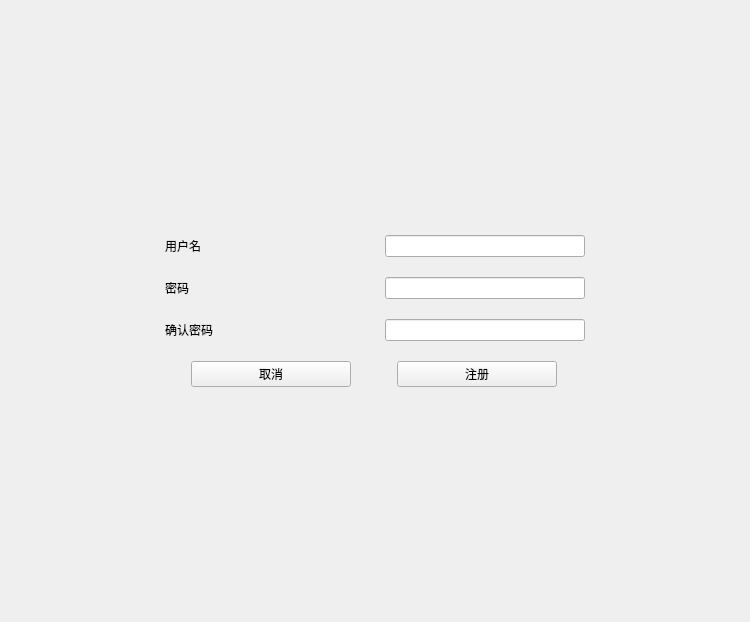
<?xml version="1.0" encoding="UTF-8"?>
<ui version="4.0">
 <class>Form</class>
 <widget class="QWidget" name="Form">
  <property name="geometry">
   <rect>
    <x>0</x>
    <y>0</y>
    <width>750</width>
    <height>622</height>
   </rect>
  </property>
  <property name="windowTitle">
   <string>Form</string>
  </property>
  <layout class="QGridLayout" name="gridLayout_2">
   <item row="0" column="0">
    <layout class="QVBoxLayout" name="verticalLayout">
     <property name="spacing">
      <number>20</number>
     </property>
     <property name="leftMargin">
      <number>20</number>
     </property>
     <property name="topMargin">
      <number>20</number>
     </property>
     <property name="rightMargin">
      <number>20</number>
     </property>
     <property name="bottomMargin">
      <number>20</number>
     </property>
     <item>
      <layout class="QHBoxLayout" name="horizontalLayout">
       <property name="spacing">
        <number>20</number>
       </property>
       <item>
        <widget class="QLabel" name="label">
         <property name="maximumSize">
          <size>
           <width>200</width>
           <height>16777215</height>
          </size>
         </property>
         <property name="text">
          <string>用户名</string>
         </property>
         <property name="alignment">
          <set>Qt::AlignmentFlag::AlignLeading|Qt::AlignmentFlag::AlignLeft|Qt::AlignmentFlag::AlignVCenter</set>
         </property>
        </widget>
       </item>
       <item>
        <widget class="QLineEdit" name="lineEdit_signup_username">
         <property name="maximumSize">
          <size>
           <width>200</width>
           <height>16777215</height>
          </size>
         </property>
        </widget>
       </item>
      </layout>
     </item>
     <item>
      <layout class="QHBoxLayout" name="horizontalLayout_2">
       <property name="spacing">
        <number>20</number>
       </property>
       <item>
        <widget class="QLabel" name="label_2">
         <property name="maximumSize">
          <size>
           <width>200</width>
           <height>16777215</height>
          </size>
         </property>
         <property name="text">
          <string>密码</string>
         </property>
         <property name="alignment">
          <set>Qt::AlignmentFlag::AlignLeading|Qt::AlignmentFlag::AlignLeft|Qt::AlignmentFlag::AlignVCenter</set>
         </property>
        </widget>
       </item>
       <item>
        <widget class="QLineEdit" name="lineEdit_signup_pwd">
         <property name="maximumSize">
          <size>
           <width>200</width>
           <height>16777215</height>
          </size>
         </property>
         <property name="echoMode">
          <enum>QLineEdit::EchoMode::Password</enum>
         </property>
        </widget>
       </item>
      </layout>
     </item>
     <item>
      <layout class="QHBoxLayout" name="horizontalLayout_4">
       <property name="spacing">
        <number>20</number>
       </property>
       <item>
        <widget class="QLabel" name="label_4">
         <property name="maximumSize">
          <size>
           <width>200</width>
           <height>16777215</height>
          </size>
         </property>
         <property name="text">
          <string>确认密码</string>
         </property>
         <property name="alignment">
          <set>Qt::AlignmentFlag::AlignLeading|Qt::AlignmentFlag::AlignLeft|Qt::AlignmentFlag::AlignVCenter</set>
         </property>
        </widget>
       </item>
       <item>
        <widget class="QLineEdit" name="lineEdit_signup_pwd_check">
         <property name="maximumSize">
          <size>
           <width>200</width>
           <height>16777215</height>
          </size>
         </property>
         <property name="echoMode">
          <enum>QLineEdit::EchoMode::Password</enum>
         </property>
        </widget>
       </item>
      </layout>
     </item>
     <item>
      <layout class="QGridLayout" name="gridLayout">
       <item row="0" column="1">
        <widget class="QPushButton" name="pushButton_signup_signup">
         <property name="sizePolicy">
          <sizepolicy hsizetype="Expanding" vsizetype="Fixed">
           <horstretch>0</horstretch>
           <verstretch>0</verstretch>
          </sizepolicy>
         </property>
         <property name="minimumSize">
          <size>
           <width>80</width>
           <height>0</height>
          </size>
         </property>
         <property name="maximumSize">
          <size>
           <width>160</width>
           <height>16777215</height>
          </size>
         </property>
         <property name="autoFillBackground">
          <bool>false</bool>
         </property>
         <property name="styleSheet">
          <string notr="true">alignment=Qt.AlignCenter</string>
         </property>
         <property name="text">
          <string>注册</string>
         </property>
         <property name="flat">
          <bool>false</bool>
         </property>
        </widget>
       </item>
       <item row="0" column="0">
        <widget class="QPushButton" name="pushButton_signup_cancel">
         <property name="sizePolicy">
          <sizepolicy hsizetype="Expanding" vsizetype="Fixed">
           <horstretch>0</horstretch>
           <verstretch>0</verstretch>
          </sizepolicy>
         </property>
         <property name="minimumSize">
          <size>
           <width>80</width>
           <height>0</height>
          </size>
         </property>
         <property name="maximumSize">
          <size>
           <width>160</width>
           <height>16777215</height>
          </size>
         </property>
         <property name="autoFillBackground">
          <bool>false</bool>
         </property>
         <property name="styleSheet">
          <string notr="true">alignment=Qt.AlignCenter</string>
         </property>
         <property name="text">
          <string>取消</string>
         </property>
         <property name="flat">
          <bool>false</bool>
         </property>
        </widget>
       </item>
      </layout>
     </item>
    </layout>
   </item>
  </layout>
 </widget>
 <resources/>
 <connections/>
</ui>
